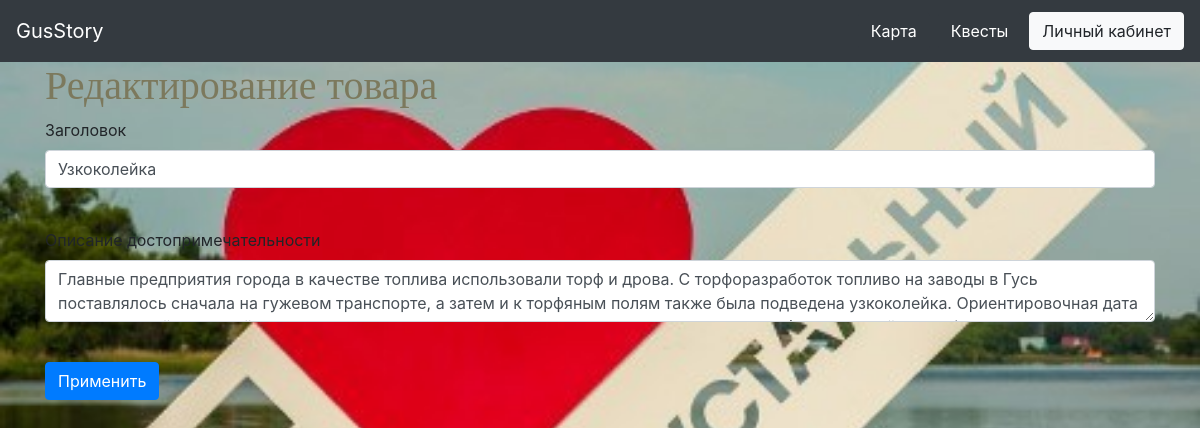
Page /items/4 (signed in) on the earlier database version.
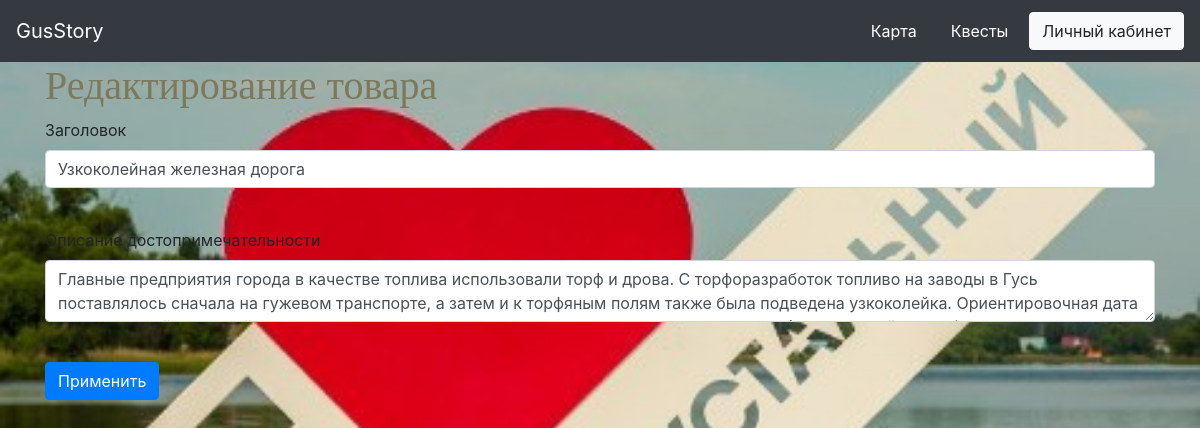
Same page on the later database version.
### data/items.py (models this page shows)
class Items(SqlAlchemyBase, SerializerMixin, UserMixin):
    __tablename__ = 'items'
    id = sqlalchemy.Column(sqlalchemy.Integer, primary_key=True, autoincrement=True)
    title = sqlalchemy.Column(sqlalchemy.String, nullable=True)
    content = sqlalchemy.Column(sqlalchemy.String, nullable=True)
    photo = sqlalchemy.Column(sqlalchemy.VARCHAR, default='/static/images/old.png')
    image = sqlalchemy.Column(sqlalchemy.VARCHAR, default='/static/images/old.png')
    year = sqlalchemy.Column(sqlalchemy.String, nullable=True)
    count_photo = sqlalchemy.Column(sqlalchemy.Integer, nullable=True)

### main.py (the view, shortened to what this page needs)
@app.route('/items/<int:id>', methods=['GET', 'POST'])
@login_required
def edit_items(id):
    if current_user.id not in [1, 2, 3]:
        return redirect('/')
    form = EditForm()
    if request.method == 'GET':
        sessions = db_session.create_session()
        item = sessions.query(items.Items).filter(items.Items.id == id).first()
        form.title.data = item.title
        form.content.data = item.content
    return render_template('editor.html', title='Редактирование товара', form=form)

### main.py
class EditForm(FlaskForm):
    title = StringField('Заголовок', validators=[DataRequired()])
    content = TextAreaField('Описание достопримечательности')
    submit = SubmitField('Применить')

### data/db_session.py (called while the page is built)
def create_session() -> Session:
    global __factory
    return __factory()

### main.py (called while the page is built)
@login_manager.user_loader
def load_user(user_id):
    sessions = db_session.create_session()
    return sessions.query(users.User).get(user_id)

### templates/editor.html (shortened to what this page needs)
{% extends "base.html" %}
{% block content %}
<h1>{{ title }}</h1>
<form action="" method="post" enctype="multipart/form-data">
    <p>
        {{ form.title.label }} <br>
        {{ form.title(class="form-control") }} <br>
    <p>
        {{ form.content.label }} <br>
        {{ form.content(class="form-control") }} <br>
    </p>
    <p>{{ form.submit(type="submit", class="btn btn-primary") }}</p>
</form>
{% endblock %}

Differences in the rows shown:
changed Items: title "Узкоколейка" → "Узкоколейная железная дорога"
